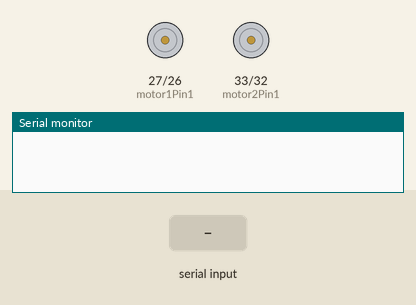
The sketch below on a simulated ESP32. On the bench: motor-driver pin pairs drawn as motors (green arrow = first pin HIGH = forward, orange = second pin HIGH = backward, longer = more drive), the last lines printed to the serial monitor. The test bench sets the inputs (shaded band). Nothing arrives over Bluetooth unless stated.

Above: at 1.2 s.
1.3 s: "Z" received over the second serial link
At 4.1 s:
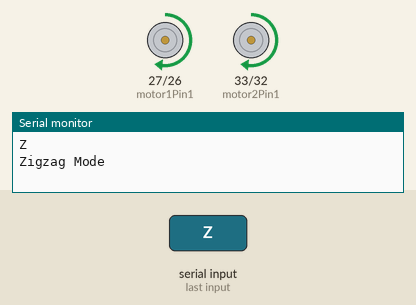
4.3 s: "s" received over the second serial link
At 5.7 s:
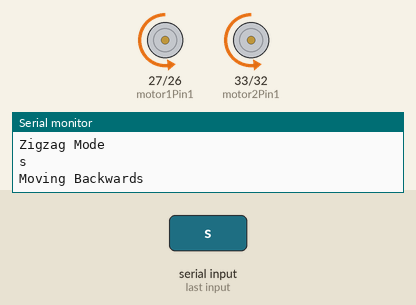
6.3 s: "w" received over the second serial link
At 7.2 s:
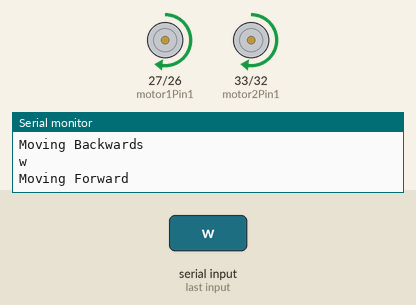
8.3 s: "a" received over the second serial link
At 9.9 s:
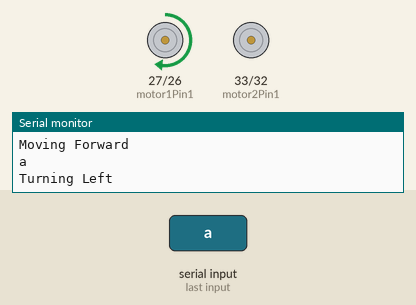
Timing chart, 0 to 11.3 s (numbered marks = the images above; inputs shaded):
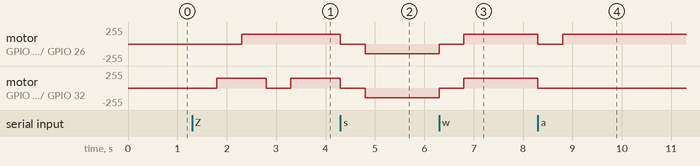

The sketch:

zigzag_ver2.ino
```cpp
#include <BluetoothSerial.h>

BluetoothSerial SerialBT;

// 一つ目のモーター(右)
int motor1Pin1 = 27; //モータードライバーのINPUTを27Pinに接続
int motor1Pin2 = 26; //モータードライバーのINPUTを26Pinに接続

// 二つ目のモーター（左）
int motor2Pin1 = 33; //モータードライバーのINPUTを33Pinに接続
int motor2Pin2 = 32; //モータードライバーのINPUTを32Pinに接続


void setup() {
  SerialBT.begin("ESP32LED");      // Bluetoothシリアルに「ESP32LED」という名前をつけて初期化
  Serial.begin(115200);            // シリアルモニタの初期化

  // ピンのセットアップ
  pinMode(motor1Pin1, OUTPUT);
  pinMode(motor1Pin2, OUTPUT);

  pinMode(motor2Pin1, OUTPUT);
  pinMode(motor2Pin2, OUTPUT);

  //モーターのPinモードをOUTPUTにしないと信号が受け付けてくれないのでOUTPUTにする
}

//モーター制御変更時0.5sだけ停止
void stop(){
    analogWrite(motor1Pin1,0);
    analogWrite(motor1Pin2,0);
    analogWrite(motor2Pin1,0);
    analogWrite(motor2Pin2,0);
    delay(500);
}

void loop() {
  if (SerialBT.available()) {      // Bluetoothシリアルに受信したかどうかを調べる
    char ch = SerialBT.read();     // 受信した文字を得る
    Serial.println(ch);            // 受信した文字をシリアルモニタに出力
    if (ch == 'w') {               // 受信した文字が「w」の場合
      // 前進
      stop();
      Serial.println("Moving Forward");
      analogWrite(motor1Pin1,145);
      analogWrite(motor1Pin2,0);
      analogWrite(motor2Pin1,145);
      analogWrite(motor2Pin2,0);
      delay(500);
    }
    else if (ch == 'a') {          // 受信した文字が「a」の場合
      // 左折
      stop();
      Serial.println("Turning Left");
      analogWrite(motor1Pin1,145);
      analogWrite(motor1Pin2,0);
      analogWrite(motor2Pin1,0);
      analogWrite(motor2Pin2,0);

    }
    else if (ch == 's') {          // 受信した文字が「s」の場合
      // 後退
      stop();
      Serial.println("Moving Backwards");
      analogWrite(motor1Pin1,0);
      analogWrite(motor1Pin2,145);
      analogWrite(motor2Pin1,0);
      analogWrite(motor2Pin2,145);
      delay(500);                  //0.5秒そのまま
    }
    else if (ch == 'd') {          // 受信した文字が「d」の場合
      // 右折
      stop();
      Serial.println("Turning Right");
      analogWrite(motor1Pin1,0);
      analogWrite(motor1Pin2,0);
      analogWrite(motor2Pin1,145);
      analogWrite(motor2Pin2,0);
      delay(500);
    }
    else if (ch == 'Z') {          // 受信した文字が「Z」の場合
      // ジグザグ走行
      stop();
      Serial.println("Zigzag Mode");

      //右折
      analogWrite(motor1Pin1,0);
      analogWrite(motor1Pin2,0);
      analogWrite(motor2Pin1,145);
      analogWrite(motor2Pin2,0);
      delay(500);
      //前進
      analogWrite(motor1Pin1,145);
      analogWrite(motor1Pin2,0);
      analogWrite(motor2Pin1,145);
      analogWrite(motor2Pin2,0);
      delay(500);
      //左折
      analogWrite(motor1Pin1,145);
      analogWrite(motor1Pin2,0);
      analogWrite(motor2Pin1,0);
      analogWrite(motor2Pin2,0);
      delay(500);
      //前進
      analogWrite(motor1Pin1,145);
      analogWrite(motor1Pin2,0);
      analogWrite(motor2Pin1,145);
      analogWrite(motor2Pin2,0);
      delay(500);


    }
  }
}
```

Measured:
- after the input at 1.3 s, motor on GPIO 27 (motor1Pin1) / GPIO 26 (motor1Pin2): stopped → forward 145/255 after 1.0 s; motor on GPIO 33 (motor2Pin1) / GPIO 32 (motor2Pin2): stopped → forward 145/255 after 0.50 s, → stopped 1.0 s later, → forward 145/255 0.50 s later
- after the input at 4.3 s, motor on GPIO 27 (motor1Pin1) / GPIO 26 (motor1Pin2), motor on GPIO 33 (motor2Pin1) / GPIO 32 (motor2Pin2): forward 145/255 → stopped at once, → backward 145/255 0.50 s later
- after the input at 6.3 s, motor on GPIO 27 (motor1Pin1) / GPIO 26 (motor1Pin2), motor on GPIO 33 (motor2Pin1) / GPIO 32 (motor2Pin2): backward 145/255 → stopped at once, → forward 145/255 0.50 s later
- after the input at 8.3 s, motor on GPIO 27 (motor1Pin1) / GPIO 26 (motor1Pin2): forward 145/255 → stopped at once, → forward 145/255 0.50 s later; motor on GPIO 33 (motor2Pin1) / GPIO 32 (motor2Pin2): forward 145/255 → stopped at once
